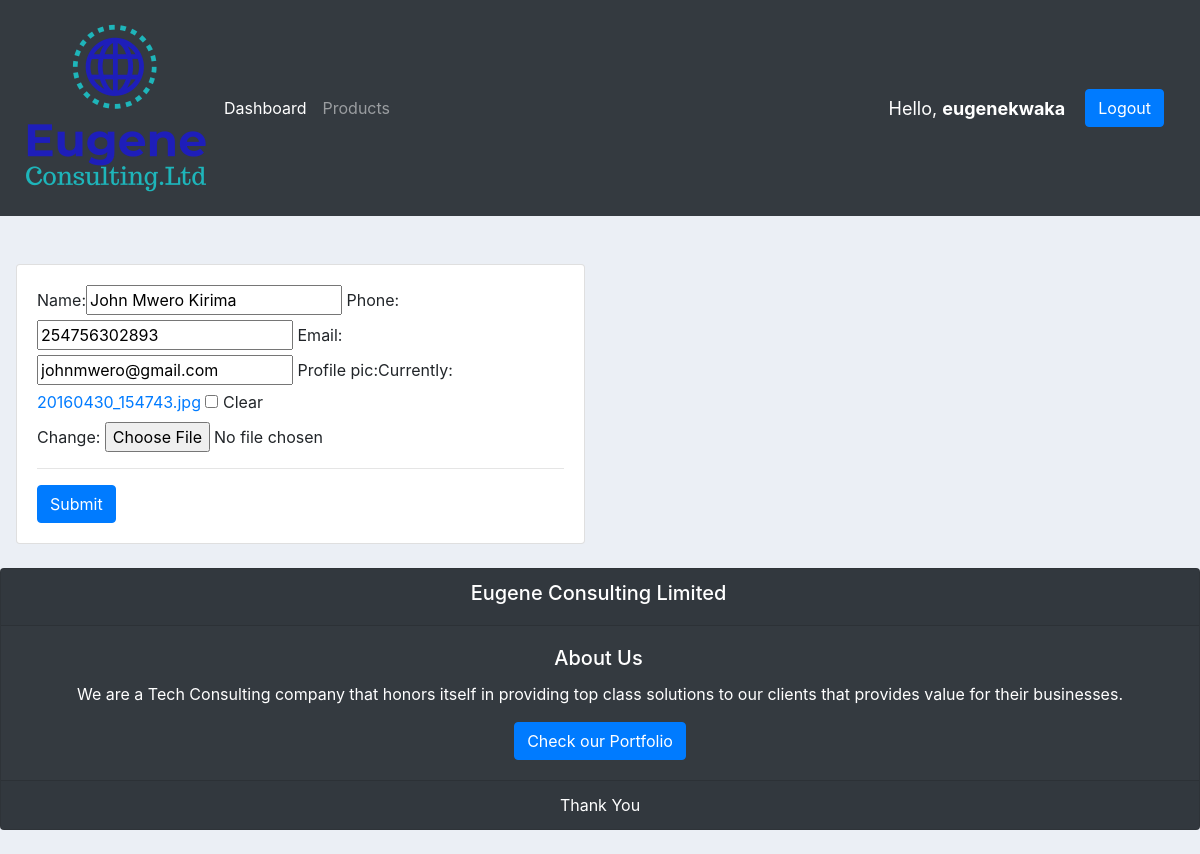
/UpdateCustomer/6/ (signed in), run on the app's committed database.
### accounts/models.py (models this page shows, shortened)
class Customer(models.Model):
    user = models.OneToOneField(
        User, null=True, on_delete=models.CASCADE)
    name = models.CharField(max_length=100, null=True)
    phone = models.IntegerField(null=True)
    email = models.EmailField(null=True)
    profile_pic = models.ImageField(
        default="default-profile-pic.jpg", null=True, blank=True)
    date_created = models.DateTimeField(auto_now_add=True, null=True)

### accounts/decorators.py (the view)
        def wrapper_func(request, *args, **kwargs):
            group = None
            if request.user.groups.exists():
                group = request.user.groups.all()[0].name
            if group in allowed_roles:
                return view_func(request, *args, **kwargs)
            else:
                return HttpResponse('You are not authorized to view this page')

### accounts/forms.py
class CustomerForm(ModelForm):
    class Meta:
        model = Customer
        fields = '__all__'
        exclude = ['user']

### accounts/views.py (called while the page is built)
@login_required(login_url='login')
@allowed_users(allowed_roles=['admin'])
def UpdateCustomer(request, pk):
    customer = Customer.objects.get(id=pk)
    form = CustomerForm(instance=customer)
    if request.method == 'POST':
        form = CustomerForm(request.POST, instance=customer)
        if form.is_valid():
            form.save()
            return redirect('/')
    context = {
        'form': form,
    }
    return render(request, 'accounts/create_customer.html', context)

### accounts/templates/accounts/create_customer.html (shortened to what this page needs)
{% extends 'accounts/main.html' %}
{% load static %}
{% block content %}
<br>
    <div class="row">
	    <div class="col-md-6">
		    <div class="card card-body ml-3">
                <form action="" method="post">
                        {{ form }}
                    <hr>
                    <input class="btn btn-primary" type="submit" name="Submit">
                </form>
            </div>
        </div>
    </div>
{% endblock %}

### accounts/templates/accounts/navbar.html (shortened to what this page needs)
{% load static %}
<nav class="navbar navbar-expand-lg navbar-dark bg-dark">
  <img src="{% static '/images/eugeneconsulting.png' %}">
  <div class="collapse navbar-collapse" id="navbarNav">
    <ul class="navbar-nav">
      {% if request.user.is_staff %}
      <li class="nav-item active">
        <a class="nav-link" href="{% url 'home' %}">Dashboard</a>
      </li>
      <li class="nav-item">
        <a class="nav-link" href="{% url 'products' %}">Products</a>
      </li>
      {% else %}
      <li class="nav-item">
        <span><a class="btn btn-info" href="{% url 'account_settings' %}">Settings</a></span>
      </li>
      {% endif %}
    </ul>
  </div>
  <span class="hello-msg">Hello, <strong>{{request.user.username}}</strong></span>
  <span class="hello-msg"><a class="btn btn-primary" href="{% url 'logout' %}">Logout</a></span>
</nav>
<br>

### static/css/main.css (style rules this page uses)
body { background-color: #ebeff5; }

### accounts/templates/accounts/navbar.html (style rules this page uses)
.hello-msg { font-size: 18px; color: #fff; margin-right: 20px; }

### data on the page
Customer: name "John Mwero Kirima", phone "254756302893", email "johnmwero@gmail.com"

### other printed values
{{ request.user.username }} "eugenekwaka"
